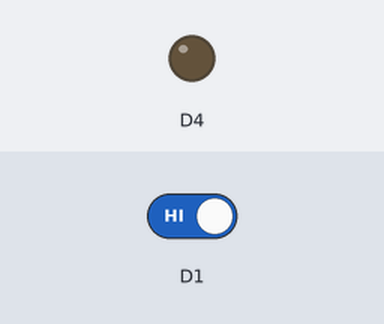
The sketch below on a simulated ESP8266 (NodeMCU). Shown: output pins drawn as LEDs (lit = HIGH). The inputs (shaded band) are chosen by the test bench; at power-on: D1 HIGH. What the sketch prints to the serial monitor is not drawn.

Above: at 1.2 s.
1.3 s: D1 driven LOW
At 2.0 s:
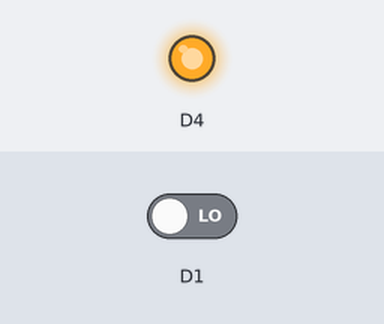
2.8 s: D1 driven HIGH
At 3.1 s:
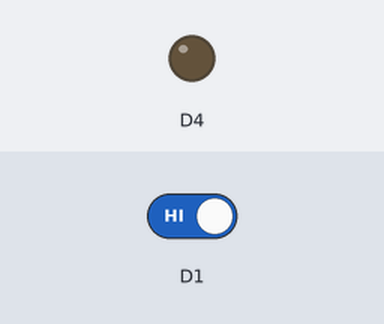
Timing chart, 0 to 5.8 s (numbered marks = the images above; inputs shaded):
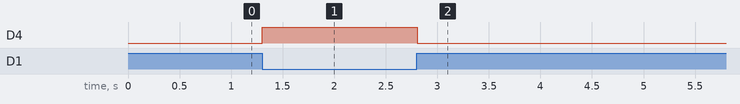

The sketch:

iot2.ino
```cpp
void setup() {
  // put your setup code here, to run once:
  Serial.begin(9600);
  pinMode(D1,INPUT);
  pinMode(D4,OUTPUT);
}

void loop() {
  // put your main code here, to run repeatedly:
  int m=digitalRead(D1);
  Serial.println(m);
  if (m==0){
    digitalWrite(D4,1);
  }
  else{
    digitalWrite(D4,0);
  }

}
```

Measured:
- after the input at 1.3 s, D4: LOW → HIGH at once
- after the input at 2.8 s, D4: HIGH → LOW at once
